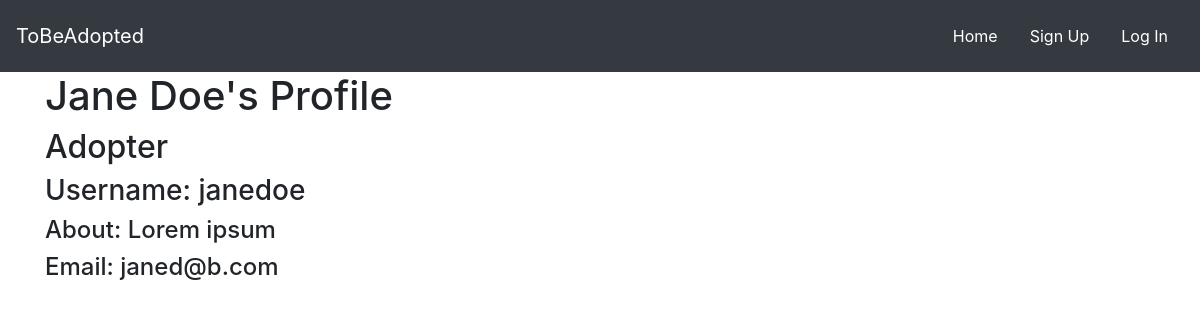
/user/3/, run on an earlier commit of the app's database.
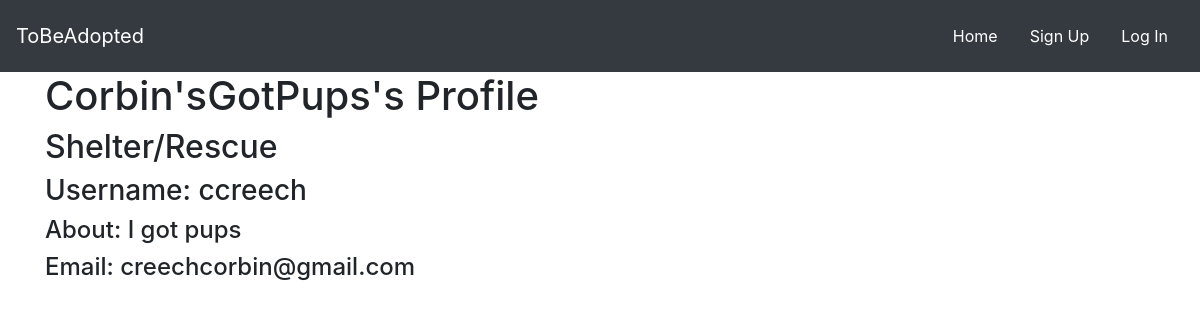
And on a later commit of the database.
### tbauser/models.py (models this page shows, shortened)
class AdoptUser(AbstractUser):
   USER_CHOICES = [
       ('AD', 'Adopter'),
       ('SR', 'Shelter/Rescue'),
   ]
   display_name = models.CharField(max_length=50)
   bio = models.TextField()
   account_type = models.CharField(
       max_length=2, choices=USER_CHOICES, default='AD')
   favorites = models.ManyToManyField(Pet, related_name='favorite', symmetrical=False)

### tbauser/views.py (the view)
# urls.py: path('user/<int:user_id>/', user_detail_view, name='user_detail'),
def user_detail_view(request, user_id):
    selected_user = AdoptUser.objects.get(id=user_id)
    return render(request, 'user_detail.html', {'selected_user': selected_user})

### templates/user_detail.html
{% include 'base.html' %}
{% block content %}
    <div class="container">
        <h1>{{ selected_user.display_name }}'s Profile</h1>
        {% if selected_user.account_type == "AD" %}
            <h2>Adopter</h2>
        {% else %}
            <h2>Shelter/Rescue</h2>
        {% endif %}
        <h3>Username: {{ selected_user.username }}</h3>
        <h4>About: {{ selected_user.bio }}</h4>
        <h4>Email: {{ selected_user.email }}</h4>
    </div>
{% endblock %}

What changed in the data, as far as the page shows it:
changed AdoptUser: display_name "Jane Doe" → "Corbin'sGotPups"; account_type "AD" → "SR" (drawn); username "janedoe" → "ccreech"; bio "Lorem ipsum" → "I got pups"; email "janed@b.com" → "creechcorbin@gmail.com"
Also different on the page:
text no longer shown: "Adopter"
text now shown: "Shelter/Rescue"
